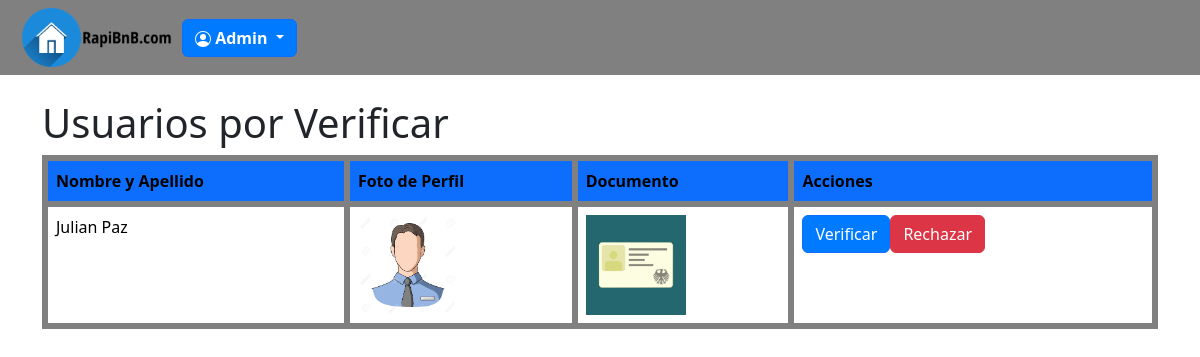
Screenshot of /verificarUser.php with the database file from the repository.
### tables this page shows
CREATE TABLE `usuarios` (
  `id` int(11) NOT NULL,
  `nombre` varchar(50) NOT NULL,
  `apellido` varchar(50) NOT NULL,
  `correo` varchar(60) NOT NULL,
  `contraseña` varchar(255) NOT NULL,
  `verificado` tinyint(1) NOT NULL DEFAULT 0,
  `bio` text DEFAULT NULL,
  `vencimiento_verificado` date DEFAULT NULL
);

CREATE TABLE `imagenes_perfil` (
  `id` int(11) NOT NULL,
  `usuario_id` int(11) NOT NULL,
  `foto` varchar(255) NOT NULL
);

CREATE TABLE `usuario_x_documento` (
  `usuario_id` int(11) NOT NULL,
  `archivo` varchar(255) NOT NULL,
  `estado` tinyint(4) DEFAULT 0
);

### verificarUser.php (the view, shortened to what this page needs)
<!doctype html>
<html lang="es">
  <head>
    <link href="https://cdn.jsdelivr.net/npm/bootstrap@5.3.2/dist/css/bootstrap.min.css" rel="stylesheet">
    <link rel="stylesheet" type="text/css" href="estilos.css">
	<link rel="stylesheet" href="https://cdnjs.cloudflare.com/ajax/libs/lightbox2/2.11.3/css/lightbox.min.css">
  </head>
  <body>
    <nav class="navbar navbar-inverse navbar-expand-sm" style="background-color:gray;">
	<div class="container-fluid">
		<a href=inicioAdmin.PHP><img src="logo.png" alt="Logo de mi sitio web" style="float: left; margin: 0 10px 0 10px;"
		width="150px" hiegh="150px"></a>
	<div class="collapse navbar-collapse" id="navbarCollapse">
    <div class='btn-group'>
		<button class='btn btn-primary dropdown-toggle' type='button' data-bs-toggle='dropdown'>
		<span><strong>Admin</strong></span>
		</button>
    </div>
		</div>
		</div>
	</nav>
	<br>
	<body>
    <div class="container">
    <h1>Usuarios por Verificar</h1>
    <table class="table table-bordered" style="background-color:gray;">
        <thead>
            <tr>
                <th>Nombre y Apellido</th>
                <th>Foto de Perfil</th>
                <th>Documento</th>
                <th>Acciones</th>
            </tr>
        </thead>
        <tbody>
            <?php
            $conn = mysqli_connect("localhost", "root", "", "trabajo integrador");
            if ($conn) {
                $query = "SELECT u.id, u.nombre, u.apellido, i.foto, ud.archivo, ud.estado
                          FROM usuarios AS u
                          INNER JOIN usuario_x_documento AS ud ON u.id = ud.usuario_id
                          LEFT JOIN imagenes_perfil AS i ON u.id = i.usuario_id
                          WHERE ud.estado = 0";
                $result = mysqli_query($conn, $query);
                while ($row = mysqli_fetch_assoc($result)) {
                    echo "<tr>";
                    echo "<td>" . $row['nombre'] . " " . $row['apellido'] . "</td>";
                    echo "<td><a href='" . $row['foto'] . "' data-lightbox='image'><img src='" . $row['foto'] . "' alt='Foto de Perfil' width='100'></a></td>";
                    echo "<td><a href='" . $row['archivo'] . "' data-lightbox='image'><img src='" . $row['archivo'] . "' alt='Documento' width='100'></a></td>";
                    echo "<td>";
                    echo "<button class='btn btn-primary'onclick=\"window.location.href='botonVerificar.php?id=" . $row['id'] . "';\">Verificar</button>";
                    echo "<button class='btn btn-danger' onclick=\"window.location.href='botonRechazar.php?id=" . $row['id'] . "';\">Rechazar</button>";
                    echo "</td>";
                    echo "</tr>";
                }
            } else {
                echo "Error en la conexión a la base de datos.";
            }
            ?>
        </tbody>
    </table>
</div>
  </body>
</html>

### estilos.css (style rules this page uses)
.btn-primary { background-color: #007bff; color: white; }
.dropdown-toggle { cursor: pointer; }

### verificarUser.php (style rules this page uses)
table.table-bordered { border: 2px solid gray; }
table.table-bordered th, table.table-bordered td { border: 6px solid gray; }
table.table-bordered th { background-color:#0d6efd; }

### rows the page displays
usuarios: nombre "Julian", apellido "Paz", imagenes_perfil.foto (picture), usuario_x_documento.archivo (picture)
